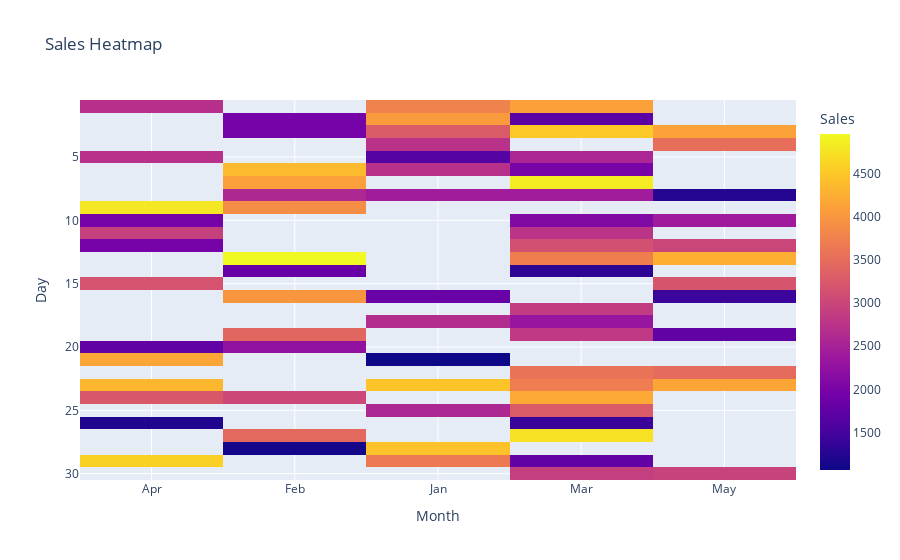

Source (notebook cell):
### Markdown cell above
### Q3

### Code cell
np.random.seed(20)
data = {
    'Month': np.random.choice(['Jan', 'Feb', 'Mar', 'Apr', 'May'], 100),
    'Day': np.random.choice(range(1, 31), 100),
    'Sales': np.random.randint(1000, 5000, 100)
}
df = pd.DataFrame(data)
pivot = df.pivot_table(index='Day', columns='Month', values='Sales', aggfunc='mean')
fig = px.imshow(pivot, labels=dict(x="Month", y="Day", color="Sales"), title="Sales Heatmap")
fig.show()

### Figure 1 — Plotly figure (JSON) as saved in the notebook; plotly's stock layout.template omitted (floating-point values rounded to 4 significant figures; data arrays with more than 128 entries replaced by an {"elided": "..."} marker saying what was removed)
{"data": [{"coloraxis": "coloraxis", "hovertemplate": "Month: %{x}<br>Day: %{y}<br>Sales: %{z}<extra></extra>", "name": "0", "type": "heatmap", "x": ["Apr", "Feb", "Jan", "Mar", "May"], "xaxis": "x", "y": [1, 2, 3, 4, 5, 6, 7, 8, 9, 10, 11, 12, 13, 14, 15, 16, 17, 18, 19, 20, 21, 22, 23, 24, 25, 26, 27, 28, 29, 30], "yaxis": "y", "z": {"elided": "30x5 float values"}}], "layout": {"coloraxis": {"colorbar": {"title": {"text": "Sales"}}, "colorscale": [[0, "#0d0887"], [0.1111, "#46039f"], [0.2222, "#7201a8"], [0.3333, "#9c179e"], [0.4444, "#bd3786"], [0.5556, "#d8576b"], [0.6667, "#ed7953"], [0.7778, "#fb9f3a"], [0.8889, "#fdca26"], [1, "#f0f921"]]}, "title": {"text": "Sales Heatmap"}, "xaxis": {"anchor": "y", "constrain": "domain", "domain": [0, 1], "scaleanchor": "y", "title": {"text": "Month"}}, "yaxis": {"anchor": "x", "autorange": "reversed", "constrain": "domain", "domain": [0, 1], "title": {"text": "Day"}}}}
